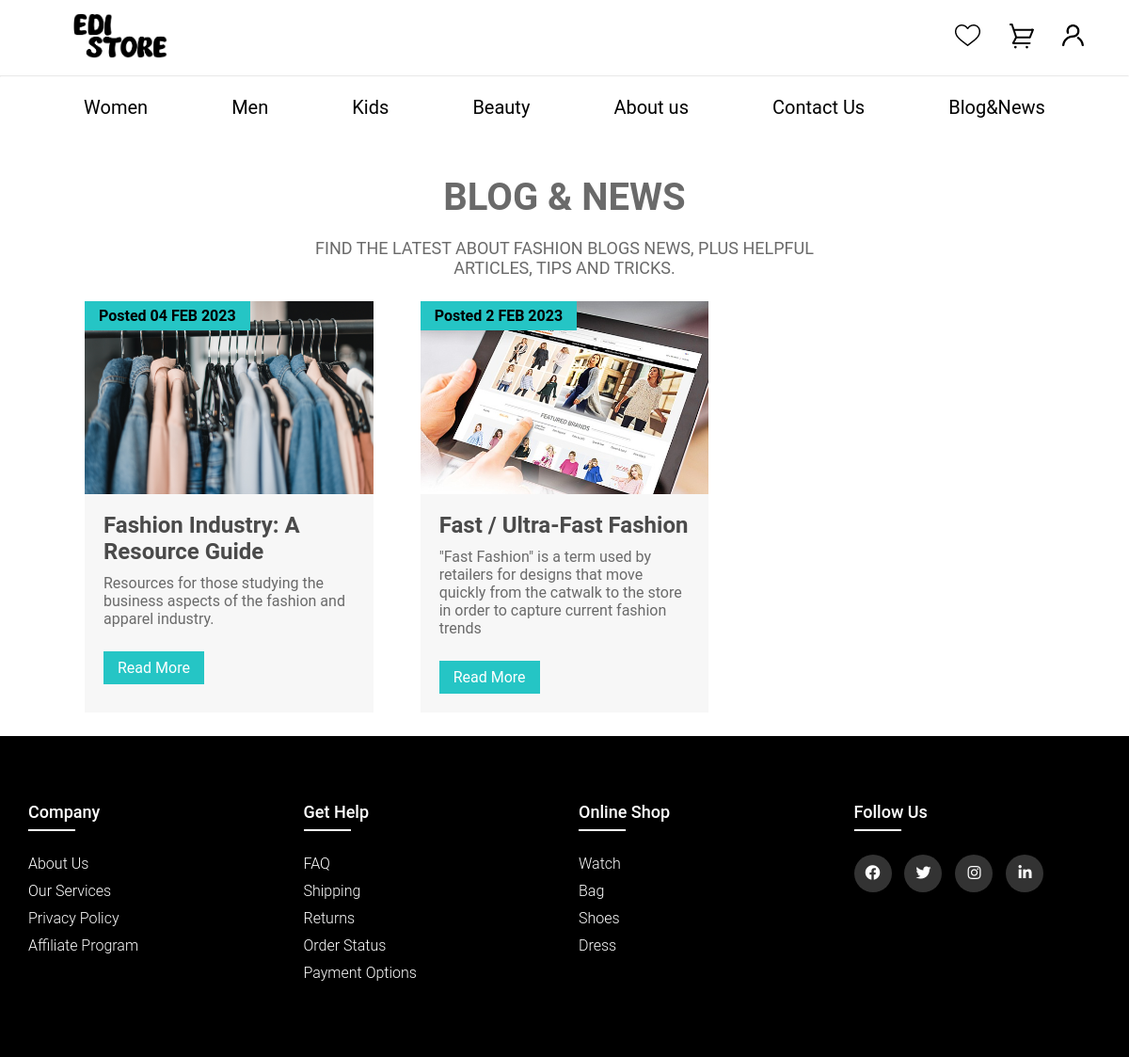
The page /blog&news.php on the database its author committed.
### tables this page shows
CREATE TABLE `news` (
  `ID` int(11) NOT NULL,
  `foto_lajmit` varchar(255) NOT NULL,
  `titulli_lajmit` varchar(255) NOT NULL,
  `permbajtja_lajmit` varchar(255) NOT NULL,
  `data_lajmit` varchar(255) NOT NULL
);

### controllers/databaseConfig.php (called while the page is built, shortened)
<?php
class DatabasePDOConfiguration
{
    private $connection;
    private $host = "localhost";
    private $username = "root";
    private $dbName = "projekti";
    private $password = "";
    protected function getConnection()
    {
        return $this->connection;
    }
    private function createConnection()
    {
        $this->connection = new PDO("mysql:host=$this->host;dbname=$this->dbName", $this->username, $this->password);
        $this->connection->setAttribute(PDO::ATTR_ERRMODE, PDO::ERRMODE_EXCEPTION);
    }
}

### controllers/newsMapper.php (called while the page is built, shortened)
<?php
    require_once 'databaseConfig.php';
    class newsMapper extends DatabasePDOConfiguration{
        private $conn;
        public function __construct(){
            $this ->conn = $this->getConnection();
        }
        public function getAllNews(){
            $this->query = "select * from news";
            $statement = $this->conn->prepare($this->query);
            $statement->execute();
            $result = $statement->fetchAll(PDO::FETCH_ASSOC);
            return $result;
        }
    }
?>

### blog&news.php (the view, shortened to what this page needs)
<!DOCTYPE html>
<html lang="en">
<head>
    <link rel='stylesheet' href='https://cdnjs.cloudflare.com/ajax/libs/font-awesome/4.7.0/css/font-awesome.min.css'>
    <link rel="stylesheet" type="text/css" href="https://cdnjs.cloudflare.com/ajax/libs/font-awesome/5.15.1/css/all.min.css">
    <link rel="stylesheet" href="css/blog&news.css">
</head>
<body>
<?php
 include "includes/header.php";
 require_once 'controllers/newsMapper.php';
?>
    <div class="blog-section">
        <div class="section-content blog">
            <div class="title">
                <h2>Blog & News</h2>
                <p>
                Find the latest about Fashion Blogs news, plus helpful articles, tips and tricks.
                </p>
            </div>
            <div class="cards">
            <?php
                $news = new newsMapper;
                $all = $news->getAllNews();
                for($i=0;$i<count($all);$i++){
               echo' <div class="card">
               <div class="image-section">
               <img src="' . $all[$i]['foto_lajmit'] . '">
               </div>
               <div class="article">
                   <h4>'. $all[$i]['titulli_lajmit'] . '</h4>
                   <p>' . $all[$i]['permbajtja_lajmit'] . '</p>
                   </div>
               <div class="blog-view">
                   <a href="https://guides.loc.gov/fashion-industry" class="button">Read More</a>
               </div>
               <div class="posted-date">
                   <p>Posted' . $all[$i]['data_lajmit'] . '</p>
               </div>
            </div>';
                }
                ?>
        </div>
    </div>
</div>
    <?php  include "includes/footer.php" ?>
</body>
</html>

### css/blog&news.css (style rules this page uses)
.blog-section { width: 100%; }
.blog-section .section-content { width: 85%; margin: 20px auto; }
.blog-section .section-content .title { width: 60%; text-align: center; margin: auto; }
.blog-section .section-content .title h2 { padding-top: 40px; font-size: 40px; color: #6a6a6a; text-transform: uppercase; padding-bottom: 20px; }
.blog-section .section-content .title p { font-size: 18px; color: #6a6a6a; text-transform: uppercase; }
.blog-section .section-content .cards { display: grid; grid-template-columns: repeat(3,1fr); grid-gap: 50px; margin: 25px auto; }
.blog-section .section-content .cards .card { width: 100%; background-color: #f7f7f7; position: relative; }
.blog-section .section-content .cards .card img { width: 100%; height:auto ; }
.blog-section .section-content .cards .card .article { padding: 15px 20px; }
.blog-section .section-content .cards .card .article h4 { font-size: 24px; color: #4a4a4a; }
.blog-section .section-content .cards .card .article p { font-size: 16px; margin: 10px 0px; color: #6a6a6a; }
.blog-section .section-content .cards .card a { text-decoration: none; display: inline-block; background-color: #25c5c5; padding: 8px 15px; margin-left: 20px; color: #fff; margin-bottom: 20px; }
.blog-section .section-content .cards .card .posted-date p { font-weight: 600; position: absolute; top: 0; left: 0; display: inline-block; background-color:#25c5c5 ; padding: 6px 15px; }

### css/header.css (style rules this page uses)
* { margin: 0; padding: 0; box-sizing: border-box; font-family: 'Roboto', sans-serif; }
a { text-decoration: none; color: var(--black); }

### rows shown on the page
news: foto_lajmit (picture), titulli_lajmit "Fashion Industry: A Resource Guide", permbajtja_lajmit "Resources for those studying the business aspects of the fashion and apparel industry.", data_lajmit "04 FEB 2023"
news: foto_lajmit (picture), titulli_lajmit "Fast / Ultra-Fast Fashion", permbajtja_lajmit "\"Fast Fashion\" is a term used by retailers for designs that move quickly from the catwalk to the store in order to capture current fashion trends", data_lajmit "2 FEB 2023"
